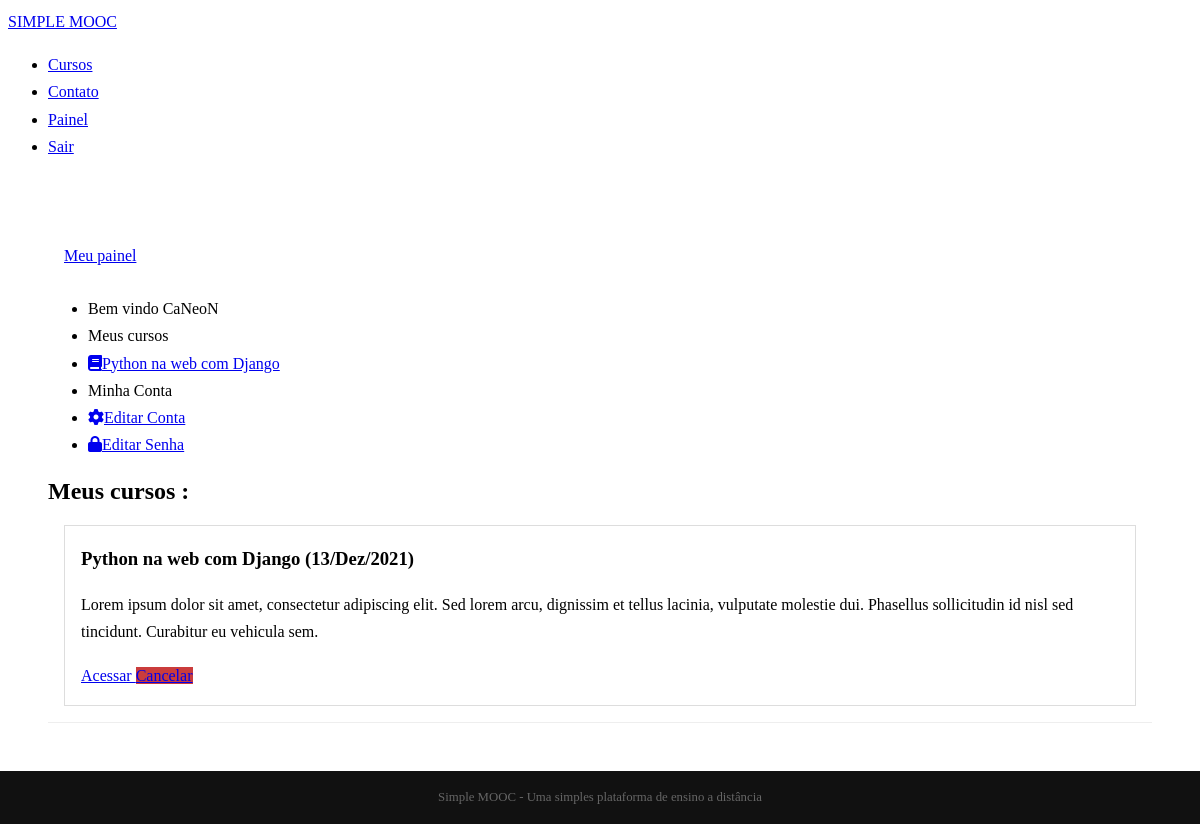
/conta/ (signed in), run on the app's committed database.
### Simplemooc/accounts/models.py (models this page shows, shortened)
class User(AbstractBaseUser, PermissionsMixin):
    username = models.CharField(
        'Nome de usuário', max_length=30, unique=True, #O unique = True é necessário
        validators= [RegexValidator(re.compile('^[\w.@+-]+$'), 'O nomes de usuário inserido é inválido')]
    )
    email = models.EmailField('Email', unique=True)
    name = models.CharField('Nome', max_length=100)
    is_active = models.BooleanField('Está ativo?', blank=True, default=True)
    is_staff = models.BooleanField('É da equipe?', blank=True, default=False)
    date_joined = models.DateTimeField('Data de entrada', auto_now_add=True)
    objects = UserManager()
    USERNAME_FIELD = 'username'
    REQUIRED_FIELDS = ['email'] #Lista com atributos obrigatórios
    def __str__(self): # Retorna um nome para o objeto
        return self.name or self.username
    class Meta:
        verbose_name = 'Usuário'
        verbose_name_plural = 'Usuários'

### Simplemooc/courses/models.py (models this page shows, shortened)
class Enrollments(models.Model):
    STATUS_CHOICES = (
        (0, 'Pendente'),
        (1, 'Aprovado'),
        (2, 'Cancelado'),
        (3, 'Indisponível')
    )
    user = models.ForeignKey(settings.AUTH_USER_MODEL, on_delete=models.CASCADE,
    related_name = 'enrollments_user', verbose_name='Usuário')
    course = models.ForeignKey(Course, on_delete=models.RESTRICT,
    related_name='enrollments_course', verbose_name='Curso')
    status = models.IntegerField('Situação', choices=STATUS_CHOICES, default=0, blank=True)
    created_at = models.DateTimeField('Criado em', auto_now_add=True, blank=True)
    updated_at = models.DateTimeField('Atualizado em', auto_now=True, blank=True)
    class Meta:
        verbose_name = 'Inscrição'
        verbose_name_plural = 'Inscrições'
        ordering = ['course']
        unique_together = (('user', 'course'),)

class Course(models.Model):
    name = models.CharField("Nome", max_length=100)
    slug = models.SlugField('Atalho')
    description = models.TextField('Descrição simples', blank=True)
    about = models.TextField('Sobre o curso', blank=True)
    start_date = models.DateField('Data de início', blank=True, null=True)
    created_at = models.DateTimeField('Criado em', auto_now_add=True)
    updated_at = models.DateField('Editado em', auto_now=True)
    image = models.ImageField(upload_to = 'courses/images', verbose_name='Imagem', blank=True, null=True)
    objects = CourseManager() #define o método de pesquisa da tabela
    def __str__(self):
        return self.name
    class Meta:
        verbose_name = 'Curso'
        verbose_name_plural = 'Cursos'
        ordering = ['name']

### Simplemooc/accounts/views.py (the view)
# urls.py: path('', views.dashboard, name='dashboard'),
@login_required #Redireciona para o login se não houver usuário logado
def dashboard(request):
    template_name = 'accounts/dashboard.html'
    enrollments = Enrollments.objects.filter(user = request.user)
    context = {
        'enrollments' : enrollments
    }
    return render(request, template_name, context)

### Simplemooc/accounts/templatetags/course_tags.py (called while the page is built)
@register.inclusion_tag('accounts/templatetags/my_course.html') # Pasta do template da tag
def my_courses(user):
    enrollments = Enrollments.objects.filter(user = user)
    context = {
        'enrollments' : enrollments
    }
    return context

### Simplemooc/accounts/templates/accounts/dashboard.html
{%extends 'base.html'%}
{%load course_tags%}
{%block content%}
<div class="pure-g-r content-ribbon">
	<div class="pure-u-1-3">
		<ul class="breadcrumb">
			{%block breadcrumb%}
			<li ><a href="{%url 'accounts:dashboard'%}">Meu painel</a></li>
			{%endblock%}
		</ul>
		<div class="pure-menu pure-menu-open">
			<ul>
				<li class="pure-menu-heading">Bem vindo {{user}}</li>
				{%block menu-options%}
				{%my_courses user%}
				<li><a class="pure-menu-heading">Minha Conta</a></li>
				<li><a href="{%url 'accounts:edit'%}"><i class="fas fa-cog"></i>Editar Conta</a></li>
				<li><a href="{%url 'accounts:edit-password'%}"><i class="fas fa-lock"></i>Editar Senha</a></li>
				{%endblock%}
			</ul>
		</div>
	</div>
	<div class="pure-u-2-3">
		<div class="inner">
			{%block dashboard_content%}
			<h2>Meus cursos : </h2>
			{%for enrollment in enrollments%}
			<div class="well">
				<h3>{{enrollment.course}} ({{enrollment.course.start_date|date:'d/M/Y'|default:'Data não informada'}})</h3>
				{{enrollment.course.description|linebreaks}}
				<div class="pure-controls">
					<a href="{% url 'courses:announcements' enrollment.course.slug%}" class="pure-button pure-button-primary"> Acessar </a>
					<a href="{% url 'courses:undo-enrollment' enrollment.course.slug%}" class="pure-button button-error"> Cancelar </a>
				</div>
			</div>
			{%empty%}
			<aside class="pure-u-1">Não há cursos inscritos</aside>
			{%endfor%}
			{%endblock%}
		</div>
	</div>
</div>
{%endblock%}

### Simplemooc/accounts/templates/accounts/templatetags/my_course.html
<li class="pure-menu-heading">Meus cursos</li>
{%for enrollment in enrollments%}
<li><a href="{% url 'courses:announcements' enrollment.course.slug%}"><i class="fas fa-book"></i>{{enrollment.course}}</a></li>
{%empty%}
<li><a href="">Você não está inscrito em nenhum curso</a></li>
{%endfor%}

### Simplemooc/core/static/css/styles.css (style rules this page uses)
* { -webkit-box-sizing: border-box; -moz-box-sizing: border-box; box-sizing: border-box; }
body { margin: 0 auto; line-height: 1.7em; }
.content .content-ribbon { margin: 3em; border-bottom: 1px solid #eee; }
ul.breadcrumb { padding: : 10px 16px; list-style: none; }

### Simplemooc/core/templates/base.html (style rules this page uses)
.button-error { background: rgb(202, 60, 60); }
ul.breadcrumb { list-style-type: none; padding : 10px 16px; }
ul.breadcrumb li { display: inline; }
.well { border: 1px solid #ddd; padding: 0em 1em 1em 1em; margin: 1em; }

### data on the page
User: name+username "CaNeoN"
Enrollments: course "Python na web com Django", course.start_date "13/Dez/2021", course.description "Lorem ipsum dolor sit amet, consectetur adipiscing elit. Sed lorem arcu, dignissim et tellus lacinia, vulputate molestie dui. Phasellus sollicitudin id nisl sed tincidunt. Curabitur eu vehicula sem."
